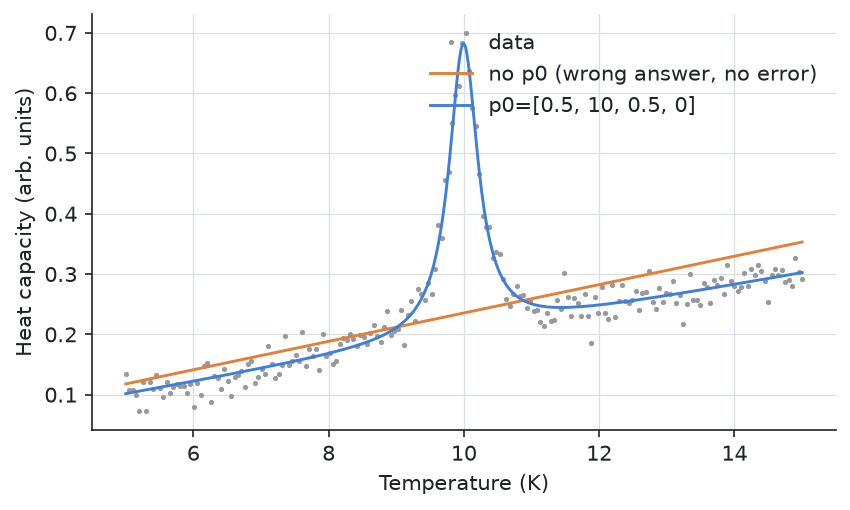

Source code (Python):
from _data import transition

# --8<-- [start:example]
import quantalyze as qz


def peak(temperature, height, centre, width, slope):
    """A Lorentzian peak on a sloping background."""
    return height / (1 + ((temperature - centre) / width) ** 2) + slope * temperature


# Without a starting guess, every parameter starts at 1 and the fit wanders off.
bad = qz.fit(peak, transition, "temperature", "heat_capacity")

# A rough guess read off a plot, in the same order as peak's parameters.
good = qz.fit(peak, transition, "temperature", "heat_capacity", p0=[0.5, 10, 0.5, 0])

print(f"without p0: centre = {bad['centre']:.2f} K, width = {bad['width']:.2f} K")
print(f"with p0:    centre = {good['centre']:.2f} K, width = {good['width']:.2f} K")
# --8<-- [end:example]

import matplotlib.pyplot as plt
import numpy as np

x = np.linspace(5, 15, 1000)
fig, ax = plt.subplots()
ax.plot(transition.temperature, transition.heat_capacity, ".", ms=3, color="0.6", label="data")
bad.plot(ax, x, color="C1", lw=1.4, label="no p0 (wrong answer, no error)")
good.plot(ax, x, color="C0", lw=1.4, label="p0=[0.5, 10, 0.5, 0]")
ax.set(xlabel="Temperature (K)", ylabel="Heat capacity (arb. units)")
ax.legend(loc="upper right")
